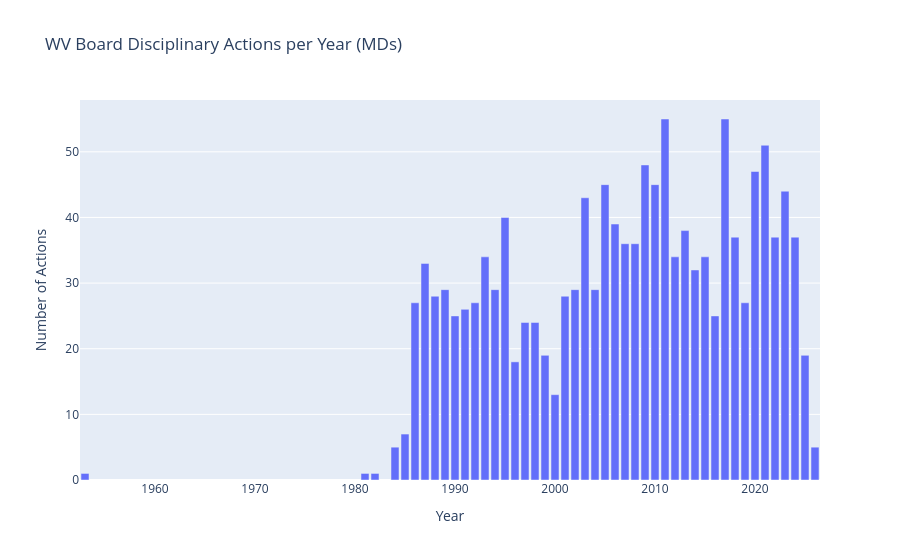

Notebook source saved alongside this figure:
### Markdown cell above
Which physicians have the most repeat actions? A single action could be minor, but 5-10 actions on the same person is a pattern worth flagging downstream.

### Code cell
# Discipline actions over time
discipline_md_dated = discipline_md.dropna(subset=['action_date']).copy()
discipline_md_dated['year'] = discipline_md_dated['action_date'].dt.year
actions_by_year = discipline_md_dated.groupby('year').size().reset_index(name='count')

fig = px.bar(
    actions_by_year, x='year', y='count',
    title='WV Board Disciplinary Actions per Year (MDs)',
    labels={'year': 'Year', 'count': 'Number of Actions'}
)
fig.show()

### Figure 1 — Plotly figure (JSON) as saved in the notebook; plotly's stock layout.template omitted (floating-point values rounded to 4 significant figures)
{"data": [{"hovertemplate": "Year=%{x}<br>Number of Actions=%{y}<extra></extra>", "legendgroup": "", "marker": {"color": "#636efa", "pattern": {"shape": ""}}, "name": "", "orientation": "v", "showlegend": false, "textposition": "auto", "type": "bar", "x": [1953, 1981, 1982, 1984, 1985, 1986, 1987, 1988, 1989, 1990, 1991, 1992, 1993, 1994, 1995, 1996, 1997, 1998, 1999, 2000, 2001, 2002, 2003, 2004, 2005, 2006, 2007, 2008, 2009, 2010, 2011, 2012, 2013, 2014, 2015, 2016, 2017, 2018, 2019, 2020, 2021, 2022, 2023, 2024, 2025, 2026], "xaxis": "x", "y": [1, 1, 1, 5, 7, 27, 33, 28, 29, 25, 26, 27, 34, 29, 40, 18, 24, 24, 19, 13, 28, 29, 43, 29, 45, 39, 36, 36, 48, 45, 55, 34, 38, 32, 34, 25, 55, 37, 27, 47, 51, 37, 44, 37, 19, 5], "yaxis": "y"}], "layout": {"barmode": "relative", "legend": {"tracegroupgap": 0}, "title": {"text": "WV Board Disciplinary Actions per Year (MDs)"}, "xaxis": {"anchor": "y", "domain": [0, 1], "title": {"text": "Year"}}, "yaxis": {"anchor": "x", "domain": [0, 1], "title": {"text": "Number of Actions"}}}}
